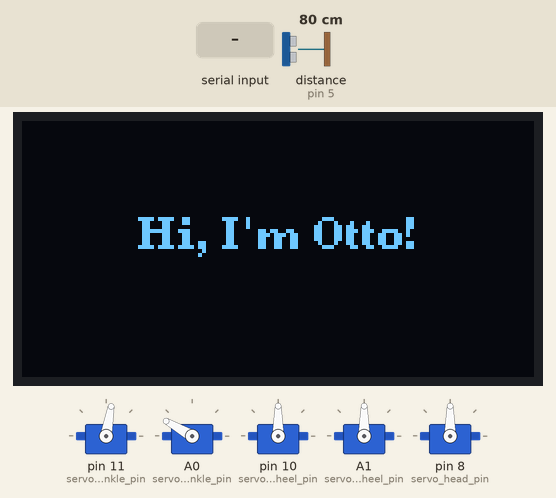
The sketch below on a simulated Arduino Uno, built with avr-gcc and run on an emulated ATmega328P. Shown: 128×64 one-colour display, 5 × servo. Wiring (inferred from the names in the program): ultrasonic range finder: trigger pin 4; echo pin 5. Inputs (shaded band) come from the test bench; at power-on: distance to the obstacle (sensor on pin 5) 80 cm. The echo pulse lasts 58.3 µs per cm; what the sketch prints to the serial monitor is not drawn.

Above: at 2.2 s.
2.3 s: "start walking\n" received over Serial
At 3.64 s:
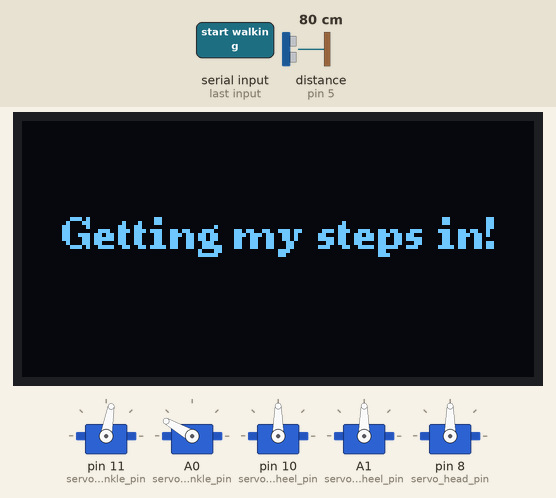
4.4 s: "forward\n" received over Serial
At 5.49 s:
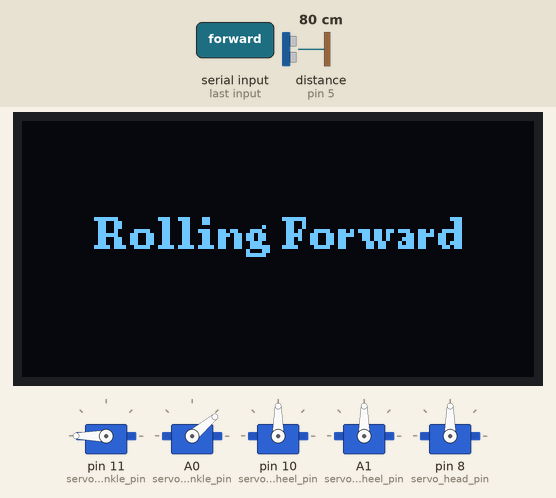
7.1 s: "backward\n" received over Serial
At 7.45 s:
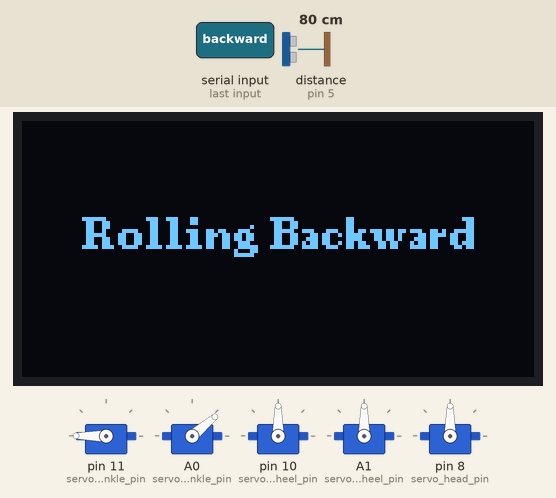
9.1 s: "stop walking\n" received over Serial
At 9.6 s:
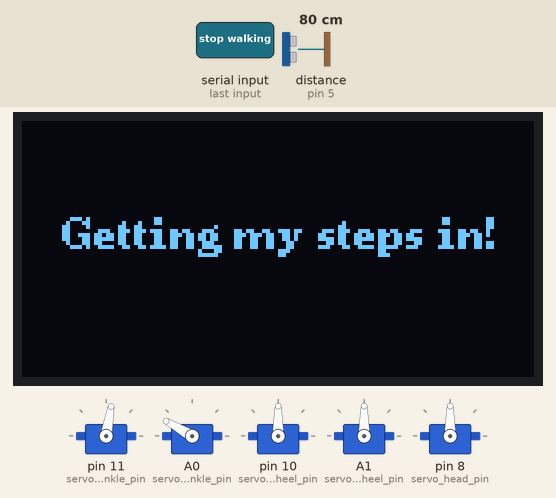
10.6 s: "walk fast\n" received over Serial
At 11.9 s:
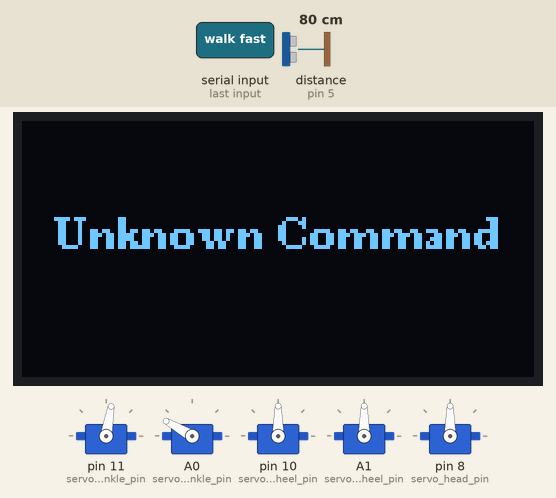
12.2 s: "home\n" received over Serial
At 13.1 s:
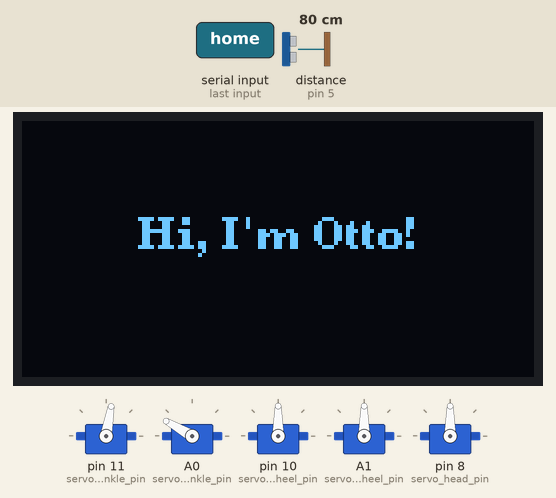
Timing chart, 0 to 14.8 s (numbered marks = the images above; inputs shaded):
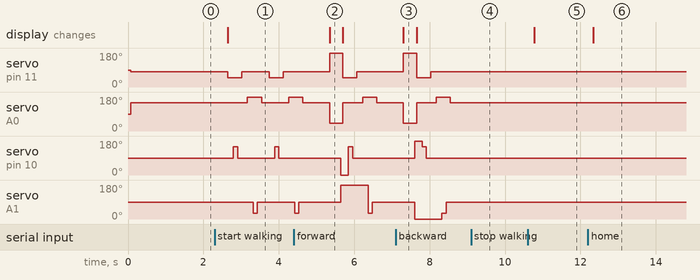

The sketch:

Otto_Bluetooth_voice.ino
```cpp
// Include necessary libraries
#include <Wire.h>
#include <U8g2lib.h>
#include <Servo.h>

// Function prototypes
void NinjaHome();
void displayStatus(const char *message);
void NinjaRollForward();
void NinjaRollBackward();
void NinjaRollStop();
void NinjaTurnRight();
void NinjaTurnLeft();
void NinjaWalk();
void clearBluetoothBuffer();
void sendDistance();
void sendWalkingSpeed();

// OLED Display Initialization
U8G2_SSD1306_128X64_NONAME_1_HW_I2C u8g2(U8G2_R0, /* clock=*/ SCL, /* data=*/ SDA, /* reset=*/ U8X8_PIN_NONE);

// Servo Definitions
Servo myservoLeftFoot, myservoRightFoot, myservoLeftLeg, myservoRightLeg;
Servo myservoHead;

// Ultrasonic Sensor Pins
#define echoPin 5  // Echo pin of ultrasonic sensor (D5)
#define trigPin 4  // Trig pin of ultrasonic sensor (D4)
long duration;
int distance;

// Servo Pin Mappings
const uint8_t servo_right_wheel_pin = A1;
const uint8_t servo_right_ankle_pin = A0;
const uint8_t servo_head_pin = 8;
const uint8_t servo_left_wheel_pin = 10;
const uint8_t servo_left_ankle_pin = 11;

// Global Variables
bool isWalking = false;         // Toggle between walking and rolling
float walking_speed = 0.75;     // Default walking speed
String commandBuffer = "";      // Buffer to store incoming commands

void setup() {
  // Initialize Serial, OLED, and servos
  Serial.begin(9600);
  u8g2.begin();
  pinMode(trigPin, OUTPUT);
  pinMode(echoPin, INPUT);
  NinjaHome();  // Set initial positions for servos
}

void loop() {
  // Check for Bluetooth commands
  if (Serial.available()) {
    String command = Serial.readStringUntil('\n');  // Read until newline character
    command.trim();  // Remove any leading or trailing whitespace
    command.toLowerCase();  // Make command case-insensitive
    BluetoothCommandHandler(command);  // Process command
  }

  // If in walking mode, the robot should walk autonomously
  if (isWalking) {
    NinjaWalk();
  }

  // Send distance data periodically
  sendDistance();
  sendWalkingSpeed();
  delay(500);  // Adjust delay as needed
}

// Bluetooth command handler for direct rolling commands
void BluetoothCommandHandler(String command) {

  if (command == "home") {
    NinjaHome();
  } else if (command == "d") {
    sendDistance();
  } else if (command == "start walking") {
    isWalking = true;
    NinjaWalk();
  } else if(isWalking && command == "walk fast") {
    walking_speed = 0.3;
    NinjaWalk();
  } else if(isWalking && command == "walk slow") {
    walking_speed = 1.5;
    NinjaWalk();
  } else if (command == "stop walking") {
    isWalking = false;
    NinjaRollStop();
  } else if (command == "forward") {
    displayStatus("Rolling Forward");
    NinjaRollForward();
  } else if (command == "backward") {
    displayStatus("Rolling Backward");
    NinjaRollBackward();
  } else if (command == "turn left") {
    displayStatus("Turning Left");
    NinjaTurnLeft();
  } else if (command == "turn right") {
    displayStatus("Turning Right");
    NinjaTurnRight();
  } else if (command == "stop") {
    displayStatus("Stopped");
    NinjaRollStop();
  } else {
    displayStatus("Unknown Command");
  }
}

// Function to clear the Bluetooth buffer
void clearBluetoothBuffer() {
  while (Serial.available()) {
    Serial.read();  // Clear all remaining data in the Serial buffer
  }
}

// Function to initialize all servos to their home positions
void NinjaHome() {
  displayStatus("Hi, I'm Otto!");
  myservoLeftLeg.attach(servo_left_ankle_pin);
  myservoRightLeg.attach(servo_right_ankle_pin);
  myservoLeftFoot.attach(servo_left_wheel_pin);
  myservoRightFoot.attach(servo_right_wheel_pin);
  myservoHead.attach(servo_head_pin);

  myservoLeftLeg.write(80);
  myservoRightLeg.write(150);
  myservoLeftFoot.write(90);
  myservoRightFoot.write(90);
  myservoHead.write(90);

  delay(1000);  // Stabilize
}

// Function for walking
void NinjaWalk() {
  displayStatus("Getting my steps in!");
  myservoLeftLeg.write(50);
  myservoRightLeg.write(150);
  delay(200 * walking_speed);

  myservoLeftFoot.write(150);
  delay(150 * walking_speed);
  myservoLeftFoot.write(90);
  delay(150 * walking_speed);

  myservoLeftLeg.write(80);
  delay(200 * walking_speed);

  myservoRightLeg.write(180);
  myservoLeftLeg.write(80);
  delay(200 * walking_speed);

  myservoRightFoot.write(30);
  delay(150 * walking_speed);
  myservoRightFoot.write(90);
  delay(150 * walking_speed);

  myservoRightLeg.write(150);
  delay(200 * walking_speed);
}

// Function to roll forward
void NinjaRollForward() {
  myservoLeftLeg.write(180);
  myservoRightLeg.write(40);
  delay(300); // to stablise
  myservoLeftFoot.write(0);
  myservoRightFoot.write(180);
}

// Function to roll backward
void NinjaRollBackward() {
  myservoLeftLeg.write(180);
  myservoRightLeg.write(40);
  delay(300); // to stablise
  myservoLeftFoot.write(180);
  myservoRightFoot.write(0);
}

// Function to stop rolling
void NinjaRollStop() {
  myservoLeftFoot.write(90);
  myservoRightFoot.write(90);
}

// Function to turn left
void NinjaTurnLeft() {
  myservoLeftLeg.write(180);
  myservoRightLeg.write(40);
  delay(300); // to stablise
  myservoLeftFoot.write(90);
  myservoRightFoot.write(180);
}

// Function to turn right
void NinjaTurnRight() {
  myservoLeftLeg.write(180);
  myservoRightLeg.write(40);
  delay(300); // to stablise
  myservoRightFoot.write(90);
  myservoLeftFoot.write(0);
}

// Function to display text on OLED
void displayStatus(const char *message) {
  u8g2.clearBuffer();
  u8g2.setFont(u8g2_font_ncenB08_tr);
  int x_pos = (128 - u8g2.getStrWidth(message)) / 2;
  u8g2.drawStr(x_pos, 32, message);
  u8g2.sendBuffer();
}

// Function to read ultrasonic distance
int readUltrasonic() {
  digitalWrite(trigPin, LOW);
  delayMicroseconds(2);
  digitalWrite(trigPin, HIGH);
  delayMicroseconds(10);
  digitalWrite(trigPin, LOW);
  duration = pulseIn(echoPin, HIGH);
  return duration * 0.034 / 2;
}

// Function to send distance data to Bluetooth device
void sendDistance() {
  int distance = readUltrasonic();
  Serial.print("*D");
  Serial.print(distance);
  Serial.println("*");
}

// Function to send walking speed data to Bluetooth device
void sendWalkingSpeed() {
  Serial.print("*W");
  Serial.print(walking_speed);
  Serial.println("*");
}
```

Measured:
- after the input at 2.3 s, servo on pin 11 (servo_left_ankle_pin): alternates 80° for 0.73 s and 50° for 0.37 s, starting after 0.34 s; servo on A0 (servo_right_ankle_pin): 150° → 180° after 0.87 s, → 150° 0.37 s later, → 180° 0.73 s later
- after the input at 4.4 s, the display: changes after 0.95 s (image 2)
- after the input at 7.1 s, the display: changes after 0.20 s (image 3)
- after the input at 9.1 s, servo on pin 11 (servo_left_ankle_pin): stays 80° (without the input it goes to 50° after 0.16 s); servo on A0 (servo_right_ankle_pin): stays 150° (without the input it goes to 180° after 0.68 s)
- after the input at 10.6 s, the display: changes after 0.18 s (image 5)
- after the input at 12.2 s, the display: changes after 0.14 s (image 6)
